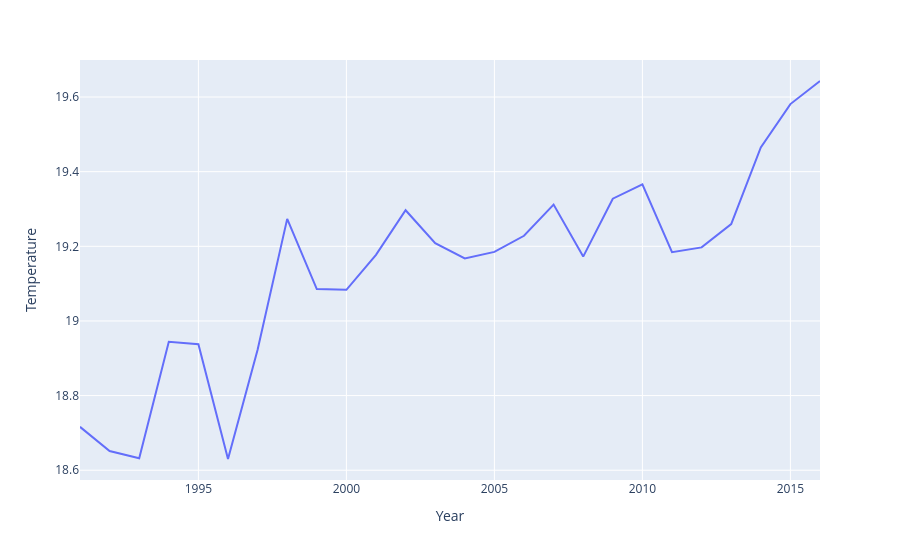

The notebook cell saved with this chart:
### Code cell
px.line(temperaturas.groupby("Year").mean(numeric_only=True).reset_index(), x='Year', y='Temperature')

### Figure 1 — Plotly figure (JSON) as saved in the notebook; plotly's stock layout.template omitted (floating-point values rounded to 4 significant figures)
{"data": [{"hovertemplate": "Year=%{x}<br>Temperature=%{y}<extra></extra>", "legendgroup": "", "line": {"color": "#636efa", "dash": "solid"}, "marker": {"symbol": "circle"}, "mode": "lines", "name": "", "orientation": "v", "showlegend": false, "type": "scatter", "x": [1991, 1992, 1993, 1994, 1995, 1996, 1997, 1998, 1999, 2000, 2001, 2002, 2003, 2004, 2005, 2006, 2007, 2008, 2009, 2010, 2011, 2012, 2013, 2014, 2015, 2016], "xaxis": "x", "y": [18.72, 18.65, 18.63, 18.94, 18.94, 18.63, 18.92, 19.27, 19.09, 19.08, 19.18, 19.3, 19.21, 19.17, 19.19, 19.23, 19.31, 19.17, 19.33, 19.37, 19.18, 19.2, 19.26, 19.46, 19.58, 19.64], "yaxis": "y"}], "layout": {"legend": {"tracegroupgap": 0}, "margin": {"t": 60}, "xaxis": {"anchor": "y", "domain": [0, 1], "title": {"text": "Year"}}, "yaxis": {"anchor": "x", "domain": [0, 1], "title": {"text": "Temperature"}}}}
